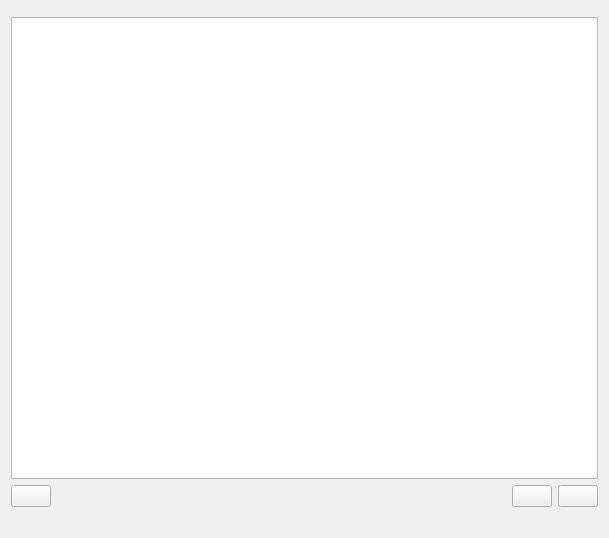
<?xml version="1.0" encoding="UTF-8"?>
<ui version="4.0">
 <class>Form</class>
 <widget class="QWidget" name="Form">
  <property name="geometry">
   <rect>
    <x>0</x>
    <y>0</y>
    <width>609</width>
    <height>538</height>
   </rect>
  </property>
  <property name="windowTitle">
   <string notr="true" extracomment="This is an internal name that is never shown...">GetBacktraceWidget</string>
  </property>
  <layout class="QVBoxLayout" name="verticalLayout_4">
   <item>
    <layout class="QVBoxLayout" name="verticalLayout">
     <item>
      <widget class="StatusWidget" name="m_statusWidget" native="true"/>
     </item>
     <item>
      <layout class="QVBoxLayout" name="verticalLayout_3">
       <item>
        <widget class="KTextBrowser" name="m_backtraceEdit"/>
       </item>
      </layout>
     </item>
     <item>
      <layout class="QHBoxLayout" name="horizontalLayout_2">
       <item>
        <widget class="KPushButton" name="m_reloadBacktraceButton">
         <property name="isDragEnabled" stdset="0">
          <bool>false</bool>
         </property>
        </widget>
       </item>
       <item>
        <spacer name="horizontalSpacer_2">
         <property name="orientation">
          <enum>Qt::Horizontal</enum>
         </property>
         <property name="sizeHint" stdset="0">
          <size>
           <width>40</width>
           <height>20</height>
          </size>
         </property>
        </spacer>
       </item>
       <item>
        <widget class="KPushButton" name="m_copyButton"/>
       </item>
       <item>
        <widget class="KPushButton" name="m_saveButton"/>
       </item>
      </layout>
     </item>
     <item>
      <layout class="QVBoxLayout" name="verticalLayout_2">
       <item>
        <widget class="QLabel" name="m_extraDetailsLabel">
         <property name="textFormat">
          <enum>Qt::RichText</enum>
         </property>
         <property name="wordWrap">
          <bool>true</bool>
         </property>
         <property name="openExternalLinks">
          <bool>true</bool>
         </property>
        </widget>
       </item>
      </layout>
     </item>
    </layout>
   </item>
  </layout>
 </widget>
 <customwidgets>
  <customwidget>
   <class>KPushButton</class>
   <extends>QPushButton</extends>
   <header>kpushbutton.h</header>
  </customwidget>
  <customwidget>
   <class>KTextBrowser</class>
   <extends>QTextBrowser</extends>
   <header>ktextbrowser.h</header>
  </customwidget>
  <customwidget>
   <class>StatusWidget</class>
   <extends>QWidget</extends>
   <header>statuswidget.h</header>
   <container>1</container>
  </customwidget>
 </customwidgets>
 <resources/>
 <connections/>
</ui>
